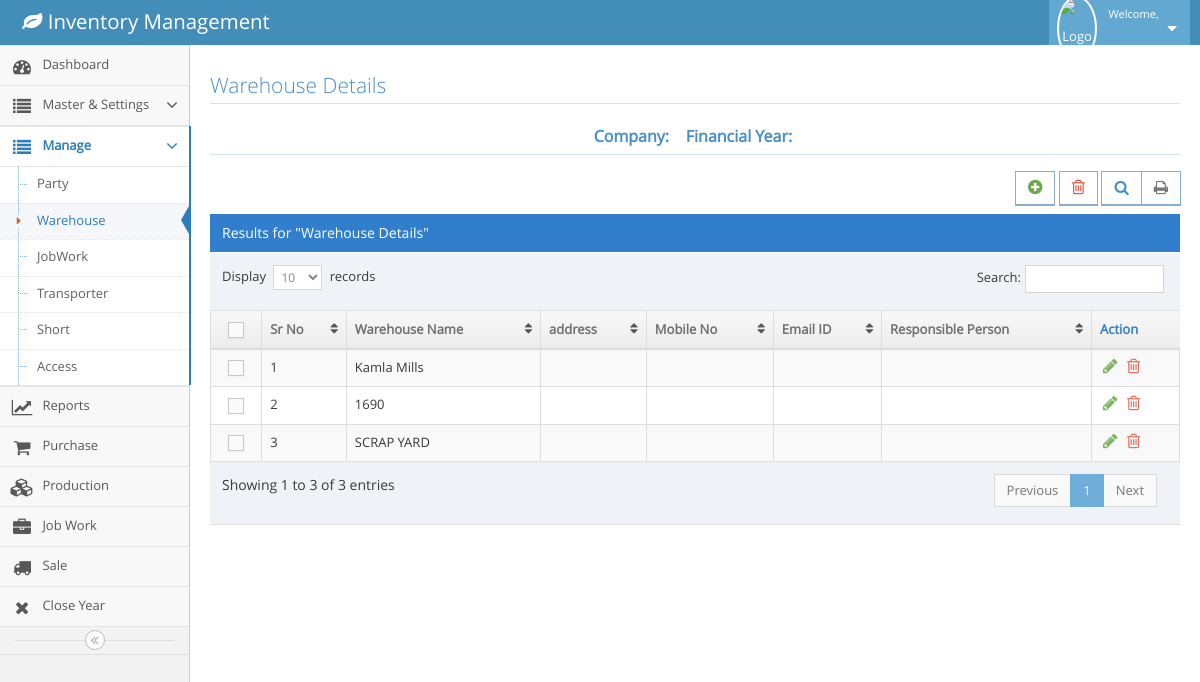
/warehouse.php (signed in), run on an earlier commit of the app's database.
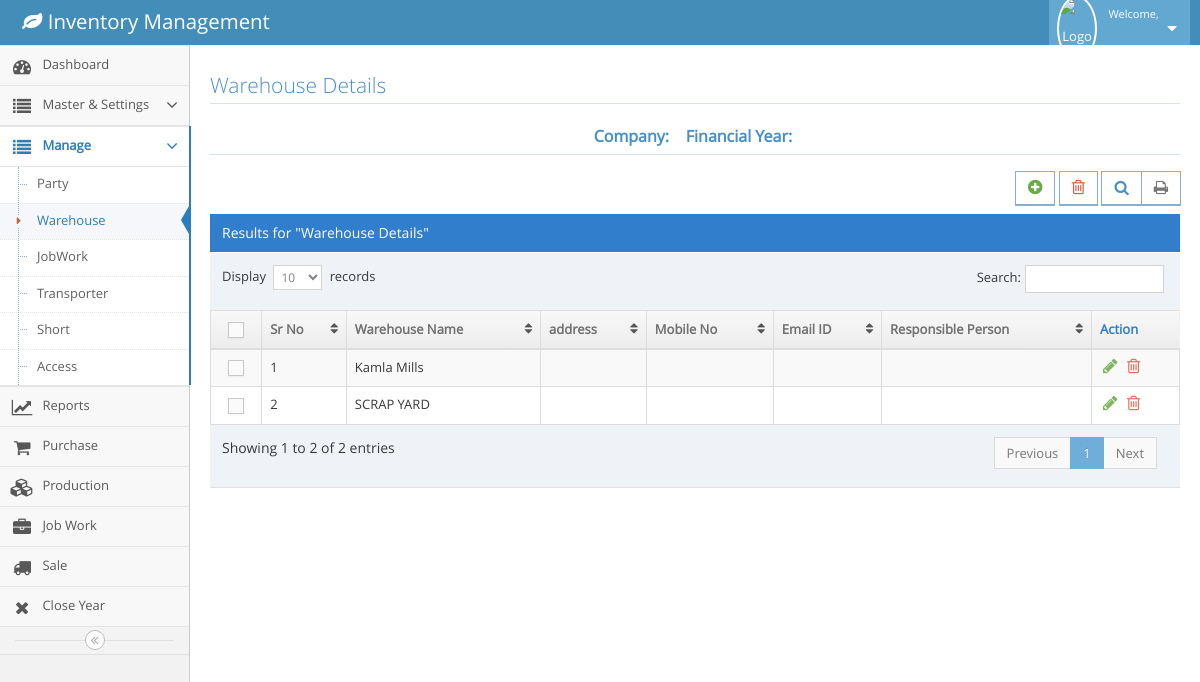
And on a later commit of the database.
### tables this page shows
CREATE TABLE `warehousemanagement` (
  `warehouseId` int(11) NOT NULL,
  `name` text NOT NULL,
  `address` text NOT NULL,
  `mobile` text NOT NULL,
  `email` text NOT NULL,
  `responsiblePerson` text NOT NULL,
  `createdOn` timestamp NOT NULL DEFAULT CURRENT_TIMESTAMP ON UPDATE CURRENT_TIMESTAMP
);

### warehouse.php (the view, shortened to what this page needs)
<!DOCTYPE html>
<?php
  include('config.php');
  $fy=$_SESSION['fy'];
  $company=$_SESSION['cname'];
?>
<html lang="en">
	<head>
		<link rel="stylesheet" href="assets/css/bootstrap.min.css" />
		<link rel="stylesheet" href="assets/font-awesome/4.5.0/css/font-awesome.min.css" />
		<link rel="stylesheet" href="assets/css/ace.min.css" class="ace-main-stylesheet" id="main-ace-style" />
		<link rel="stylesheet" href="assets/css/ace-skins.min.css" />
		<link rel="stylesheet" href="assets/css/ace-rtl.min.css" />
	</head>
	<body class="no-skin">
		<?php include('navbar.php') ?>
		<div class="main-container ace-save-state" id="main-container">
			<?php include('menubar.php') ?>
			<div class="main-content">
				<div class="main-content-inner">
					<div class="page-content">
								<div class="row">
									<div class="col-xs-12">
										<h3 class="header smaller lighter blue">Warehouse Details</h3>
										<h5 class="header blue lighter bigger" align="center">
												<b>Company:&nbsp; <?php echo $company ?>  &nbsp;
												Financial Year:&nbsp; <?php echo $fy ?> </b>
										</h5>
										<div class="clearfix">
											<div class="pull-right tableTools-container">
												<div class="btn btn-white btn-primary btn-bold">
													<a class="blue" href="addwarehouse.php" data-toggle="tooltip" title="Add">
														<i class="ace-icon fa fa-plus-circle bigger-120 green"></i>
													</a>
												</div>
												<div class="btn btn-white btn-primary btn-bold">
													<a class="blue" href="" data-toggle="tooltip" title="Delete">
														<i class="ace-icon fa fa-trash-o bigger-120 red"></i>
													</a>
												</div>
											</div>
										</div>
										<div class="table-header">
											Results for "Warehouse Details"
										</div>
										<div>
											<table id="dynamic-table" class="table table-striped table-bordered table-hover">
												<thead>
													<tr>
														<th class="center">
															<label class="pos-rel">
																<span class="lbl"></span>
															</label>
														</th>
														<th>Sr No</th>
														<th>Warehouse Name</th>
														<th>address</th>
														<th>Mobile No</th>
														<th>Email ID</th>
														<th>Responsible Person</th>
														<th>Action</th>
													</tr>
												</thead>
												<tbody>
													<?php
									            		$query=mysqli_query($conn,"select * from warehousemanagement");
															$count=0;
															while($row=mysqli_fetch_array($query))
															{
																$count++;
																$id=$row['warehouseId'];
																$wname=$row['name'];
															?>
													<tr>
														<td class="center">
															<label class="pos-rel">
																<span class="lbl"></span>
															</label>
														</td>
														<td><?php echo $count;?></td>
														<td>
															<?php echo $wname;?>
														</td>
														<td>
														</td>
															<td>
															</td>
														<td>
														</td>
														<td>
														</td>
														<td>
															<div class="hidden-sm hidden-xs action-buttons">
																<a class="green"  data-toggle="tooltip" title="Edit" href="editwarehouse.php?id=<?php echo $id;?>" >
																	<i class="ace-icon fa fa-pencil bigger-130"></i>
																</a>
																<a class="red" data-toggle="tooltip" title="Delete" href="deletewarehouse.php?id=<?php echo $id;?>">
																	<i class="ace-icon fa fa-trash-o bigger-130"></i>
																</a>
															</div>
														</td>
													</tr>
													<?php
													}
												?>
													</tbody>
												</table>
											</div>
										</div>
									</div>
							</div>
						</div>
					</div>
		</div>
	</body>
</html>

What changed in the data, as far as the page shows it:
removed warehousemanagement: name "1690"
Also different on the page:
text written by a page script: "Display records Search: Showing 1 to 3 of 3 entries Previous 1 Next" → "Display records Search: Showing 1 to 2 of 2 entries Previous 1 Next"
